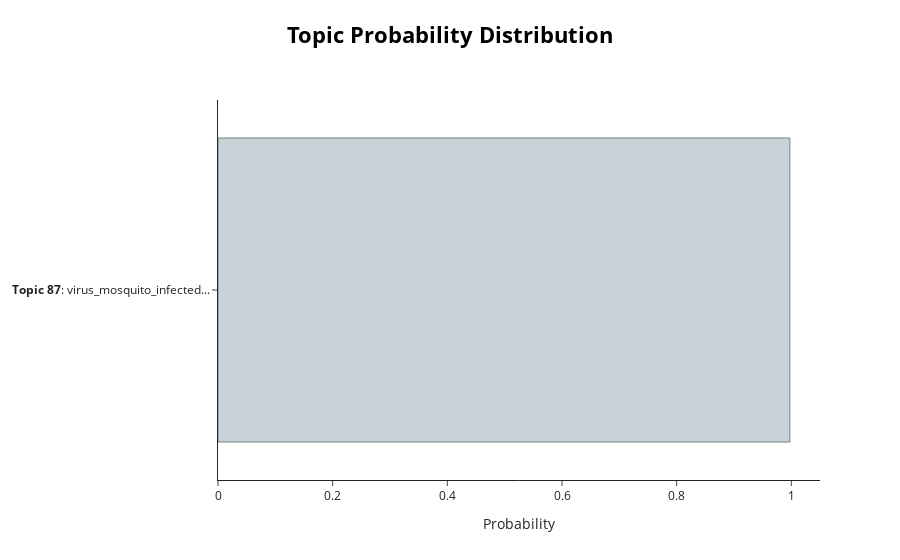

The notebook cell saved with this chart:
### Code cell
sample_idx = np.random.randint(df.shape[0])
print("\n[ Topic Number ]: ", topics[sample_idx])
topic_num = topics[sample_idx]
print("\n[ Words in topic] : ", topic_model.get_topic(topic_num))
print("\n[ Description] : ", df.iloc[sample_idx][" description"])
print("\n[ Topic probability (sample_idx) ] :", max(topic_prob[sample_idx]))
topic_model.visualize_distribution(topic_prob[sample_idx])

### Figure 1 — Plotly figure (JSON) as saved in the notebook; plotly's stock layout.template omitted (floating-point values rounded to 4 significant figures)
{"data": [{"marker": {"color": "#C8D2D7", "line": {"color": "#6E8484", "width": 1}}, "orientation": "h", "type": "bar", "x": [0.9975], "y": ["<b>Topic 87</b>: virus_mosquito_infected..."]}], "layout": {"hoverlabel": {"bgcolor": "white", "font": {"family": "Rockwell", "size": 16}}, "title": {"font": {"color": "Black", "size": 22}, "text": "<b>Topic Probability Distribution", "x": 0.5, "xanchor": "center", "y": 0.95, "yanchor": "top"}, "xaxis": {"title": {"text": "Probability"}}}}
